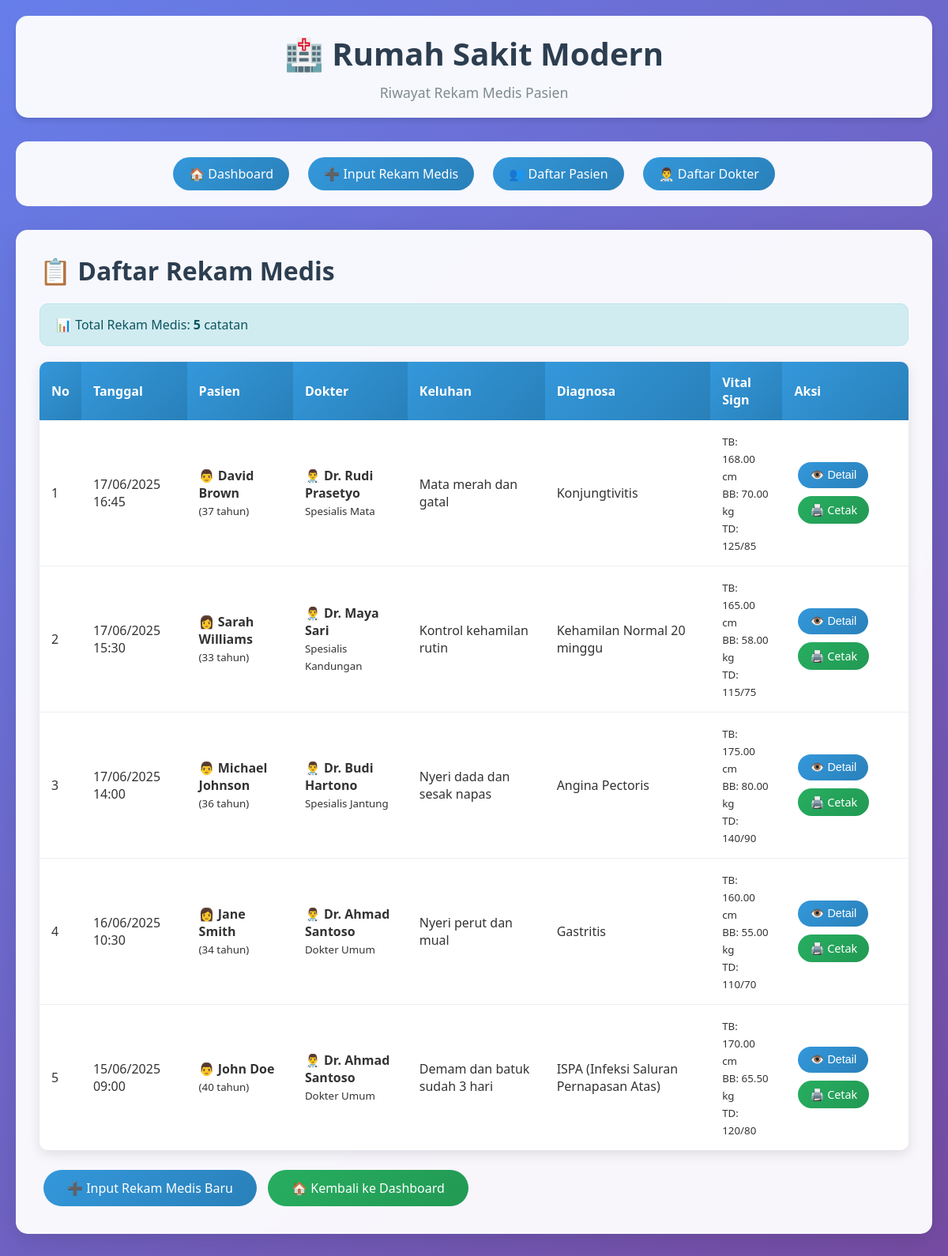
The page /rekam_medis_list_new.php on the database its author committed.
### tables this page shows
CREATE TABLE IF NOT EXISTS rekam_medis (
    id INT AUTO_INCREMENT PRIMARY KEY,
    id_Pasien INT NOT NULL,
    tgl_periksa DATETIME DEFAULT CURRENT_TIMESTAMP,
    keluhan TEXT NOT NULL,
    diagnosa TEXT NOT NULL,
    TB DECIMAL(5,2),  
    BB DECIMAL(5,2),  
    Tensi_darah VARCHAR(20),  
    id_dokter INT NOT NULL,
    created_at TIMESTAMP DEFAULT CURRENT_TIMESTAMP,
    updated_at TIMESTAMP DEFAULT CURRENT_TIMESTAMP ON UPDATE CURRENT_TIMESTAMP,
    FOREIGN KEY (id_Pasien) REFERENCES pasien(Id_Pasien) ON DELETE CASCADE,
    FOREIGN KEY (id_dokter) REFERENCES dokter(id_dokter) ON DELETE CASCADE
);

CREATE TABLE IF NOT EXISTS pasien (
    Id_Pasien INT AUTO_INCREMENT PRIMARY KEY,
    Jenis_Pasien ENUM('Rawat Jalan', 'Rawat Inap') NOT NULL,
    Nm_Pasien VARCHAR(100) NOT NULL,
    Tgl_Masuk DATE NOT NULL,
    Tmpt_Lahir VARCHAR(50) NOT NULL,
    Tgl_lahir DATE NOT NULL,
    Umur INT NOT NULL,
    JK ENUM('L', 'P') NOT NULL,
    Alamat TEXT NOT NULL,
    Tlpn VARCHAR(15),
    created_at TIMESTAMP DEFAULT CURRENT_TIMESTAMP,
    updated_at TIMESTAMP DEFAULT CURRENT_TIMESTAMP ON UPDATE CURRENT_TIMESTAMP
);

CREATE TABLE IF NOT EXISTS dokter (
    id_dokter INT AUTO_INCREMENT PRIMARY KEY,
    nm_dokter VARCHAR(100) NOT NULL,
    JK ENUM('L', 'P') NOT NULL,
    status ENUM('Aktif', 'Tidak Aktif') DEFAULT 'Aktif',
    tgl_lahir DATE NOT NULL,
    tempat_lahir VARCHAR(50) NOT NULL,
    pendidikan VARCHAR(50) NOT NULL,
    alamat TEXT NOT NULL,
    Kode_Keahlian VARCHAR(10),
    created_at TIMESTAMP DEFAULT CURRENT_TIMESTAMP,
    updated_at TIMESTAMP DEFAULT CURRENT_TIMESTAMP ON UPDATE CURRENT_TIMESTAMP,
    FOREIGN KEY (Kode_Keahlian) REFERENCES jenis_keahlian(Kode_keahlian)
);

CREATE TABLE IF NOT EXISTS jenis_keahlian (
    Kode_keahlian VARCHAR(10) PRIMARY KEY,
    Nmbidang_keahlian VARCHAR(100) NOT NULL
);

### rekam_medis_list_new.php (the view, shortened to what this page needs)
<?php include 'db.php'; ?>
<!DOCTYPE html>
<html lang="id">
<head>
    <link rel="stylesheet" href="assets/style.css">
</head>
<body>
    <div class="container">
        <div class="header">
            <h1>🏥 Rumah Sakit Modern</h1>
            <p>Riwayat Rekam Medis Pasien</p>
        </div>
        <div class="nav">
            <a href="index.php">🏠 Dashboard</a>
            <a href="rekam_medis_form.php">➕ Input Rekam Medis</a>
            <a href="pasien_list.php">👥 Daftar Pasien</a>
            <a href="dokter_list.php">👨‍⚕️ Daftar Dokter</a>
        </div>
        <div class="card">
            <h2>📋 Daftar Rekam Medis</h2>
            <?php
            $sql = "SELECT rm.*, p.Nm_Pasien as nama_pasien, p.JK, p.Umur,
                           d.nm_dokter as nama_dokter, jk.Nmbidang_keahlian as spesialis
                    FROM rekam_medis rm
                    LEFT JOIN pasien p ON rm.id_Pasien = p.Id_Pasien
                    LEFT JOIN dokter d ON rm.id_dokter = d.id_dokter
                    LEFT JOIN jenis_keahlian jk ON d.Kode_Keahlian = jk.Kode_keahlian
                    ORDER BY rm.tgl_periksa DESC";
            $result = mysqli_query($conn, $sql);
            $total_rekam = 0;
            if ($result) {
                $total_rekam = mysqli_num_rows($result);
            }
            ?>
            <div class="alert alert-info">
                📊 Total Rekam Medis: <strong><?php echo $total_rekam; ?></strong> catatan
            </div>
            <table class="table">
                <thead>
                    <tr>
                        <th>No</th>
                        <th>Tanggal</th>
                        <th>Pasien</th>
                        <th>Dokter</th>
                        <th>Keluhan</th>
                        <th>Diagnosa</th>
                        <th>Vital Sign</th>
                        <th>Aksi</th>
                    </tr>
                </thead>
                <tbody>
                    <?php
                    $no = 1;
                    if ($result) {
                        while ($row = mysqli_fetch_assoc($result)) {
                            $jk_icon = ($row['JK'] == 'L') ? '👨' : '👩';
                            $vital_sign = '';
                            if ($row['TB'] || $row['BB'] || $row['Tensi_darah']) {
                                $vital_sign = "TB: ".($row['TB'] ?? '-')." cm<br>";
                                $vital_sign .= "BB: ".($row['BB'] ?? '-')." kg<br>";
                                $vital_sign .= "TD: ".($row['Tensi_darah'] ?? '-');
                            }
                            echo "<tr>
                                <td>".$no++."</td>
                                <td>".date('d/m/Y H:i', strtotime($row['tgl_periksa']))."</td>
                                <td>$jk_icon <strong>".$row['nama_pasien']."</strong><br><small>(".$row['Umur']." tahun)</small></td>
                                <td>👨‍⚕️ <strong>Dr. ".$row['nama_dokter']."</strong><br><small>".$row['spesialis']."</small></td>
                                <td>".substr($row['keluhan'], 0, 100).(strlen($row['keluhan']) > 100 ? '...' : '')."</td>
                                <td>".substr($row['diagnosa'], 0, 100).(strlen($row['diagnosa']) > 100 ? '...' : '')."</td>
                                <td><small>$vital_sign</small></td>
                                <td>
                                    <button onclick='viewDetail(".$row['id'].")' class='btn btn-primary btn-sm'>👁️ Detail</button>
                                    <a href='struk_cetak.php?id=".$row['id']."' class='btn btn-success btn-sm' target='_blank'>🖨️ Cetak</a>
                                </td>
                            </tr>";
                        }
                    }
                    ?>
                </tbody>
            </table>
            <div style="margin-top: 20px;">
                <a href="rekam_medis_form.php" class="btn btn-primary">➕ Input Rekam Medis Baru</a>
                <a href="index.php" class="btn btn-success">🏠 Kembali ke Dashboard</a>
            </div>
        </div>
    </div>
</body>
</html>

### assets/style.css (style rules this page uses)
* { margin: 0; padding: 0; box-sizing: border-box; }
body { font-family: 'Segoe UI', Tahoma, Geneva, Verdana, sans-serif; background: linear-gradient(135deg, #667eea 0%, #764ba2 100%); min-height: 100vh; color: #333; }
.container { max-width: 1200px; margin: 0 auto; padding: 20px; }
.header { background: rgba(255, 255, 255, 0.95); backdrop-filter: blur(10px); box-shadow: 0 4px 6px rgba(0, 0, 0, 0.1); border-radius: 15px; margin-bottom: 30px; padding: 20px; text-align: center; }
.header h1 { color: #2c3e50; font-size: 2.5rem; margin-bottom: 10px; font-weight: 700; }
.header p { color: #7f8c8d; font-size: 1.1rem; }
.nav { background: rgba(255, 255, 255, 0.95); backdrop-filter: blur(10px); border-radius: 15px; padding: 15px; margin-bottom: 30px; text-align: center; }
.nav a { display: inline-block; margin: 5px 10px; padding: 10px 20px; background: linear-gradient(135deg, #3498db, #2980b9); color: white; text-decoration: none; border-radius: 25px; transition: all 0.3s ease; font-weight: 500; }
.card { background: rgba(255, 255, 255, 0.95); backdrop-filter: blur(10px); border-radius: 15px; padding: 30px; box-shadow: 0 10px 30px rgba(0, 0, 0, 0.1); margin-bottom: 30px; }
.card h2 { color: #2c3e50; margin-bottom: 20px; font-size: 2rem; font-weight: 600; }
.btn { display: inline-block; padding: 12px 30px; border: none; border-radius: 25px; font-size: 1rem; font-weight: 500; cursor: pointer; text-decoration: none; transition: all 0.3s ease; margin: 5px; }
.btn-primary { background: linear-gradient(135deg, #3498db, #2980b9); color: white; }
.btn-success { background: linear-gradient(135deg, #27ae60, #229954); color: white; }
.table { width: 100%; border-collapse: collapse; margin-top: 20px; background: white; border-radius: 10px; overflow: hidden; box-shadow: 0 5px 15px rgba(0, 0, 0, 0.1); }
.table th { background: linear-gradient(135deg, #3498db, #2980b9); color: white; padding: 15px; text-align: left; font-weight: 600; }
.table td { padding: 15px; border-bottom: 1px solid #ecf0f1; }
.table tr:last-child td { border-bottom: none; }
.alert { padding: 15px 20px; border-radius: 10px; margin: 20px 0; font-weight: 500; }
.alert-info { background: #d1ecf1; border: 1px solid #bee5eb; color: #0c5460; }
.btn-sm { padding: 8px 15px; font-size: 0.9rem; }
.table th { position: sticky; top: 0; z-index: 10; }
.card { animation: fadeInUp 0.6s ease-out; }

### rows shown on the page
rekam_medis: tgl_periksa "17/06/2025 16:45", id_Pasien.JK "👨", id_Pasien.Nm_Pasien "David Brown", id_Pasien.Umur "37", id_dokter.nm_dokter "Rudi Prasetyo", jenis_keahlian.Nmbidang_keahlian "Spesialis Mata", keluhan "Mata merah dan gatal", diagnosa "Konjungtivitis", TB "168.00", BB "70.00", Tensi_darah "TD: 125/85"
rekam_medis: tgl_periksa "17/06/2025 15:30", id_Pasien.JK "👩", id_Pasien.Nm_Pasien "Sarah Williams", id_Pasien.Umur "33", id_dokter.nm_dokter "Maya Sari", jenis_keahlian.Nmbidang_keahlian "Spesialis Kandungan", keluhan "Kontrol kehamilan rutin", diagnosa "Kehamilan Normal 20 minggu", TB "165.00", BB "58.00", Tensi_darah "TD: 115/75"
rekam_medis: tgl_periksa "17/06/2025 14:00", id_Pasien.JK "👨", id_Pasien.Nm_Pasien "Michael Johnson", id_Pasien.Umur "36", id_dokter.nm_dokter "Budi Hartono", jenis_keahlian.Nmbidang_keahlian "Spesialis Jantung", keluhan "Nyeri dada dan sesak napas", diagnosa "Angina Pectoris", TB "175.00", BB "80.00", Tensi_darah "TD: 140/90"
rekam_medis: tgl_periksa "16/06/2025 10:30", id_Pasien.JK "👩", id_Pasien.Nm_Pasien "Jane Smith", id_Pasien.Umur "34", id_dokter.nm_dokter "Ahmad Santoso", jenis_keahlian.Nmbidang_keahlian "Dokter Umum", keluhan "Nyeri perut dan mual", diagnosa "Gastritis", TB "160.00", BB "55.00", Tensi_darah "TD: 110/70"
rekam_medis: tgl_periksa "15/06/2025 09:00", id_Pasien.JK "👨", id_Pasien.Nm_Pasien "John Doe", id_Pasien.Umur "40", id_dokter.nm_dokter "Ahmad Santoso", jenis_keahlian.Nmbidang_keahlian "Dokter Umum", keluhan "Demam dan batuk sudah 3 hari", diagnosa "ISPA (Infeksi Saluran Pernapasan Atas)", TB "170.00", BB "65.50", Tensi_darah "TD: 120/80"

### other values the page prints
$total_rekam "5"
